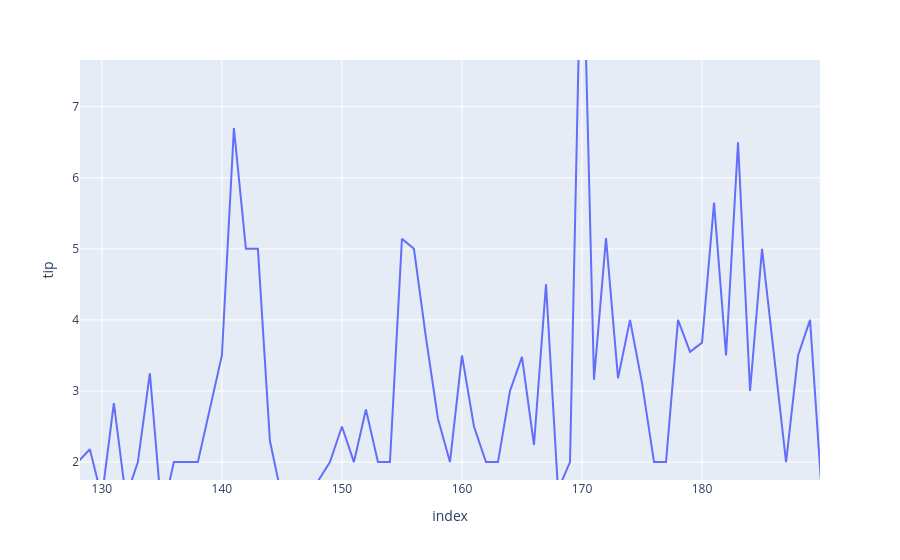

Notebook source saved alongside this figure:
### Code cell
fig = px.line(data,y = 'tip')
fig.show()

### Figure 1 — Plotly figure (JSON) as saved in the notebook; plotly's stock layout.template omitted (floating-point values rounded to 4 significant figures; data arrays with more than 128 entries replaced by an {"elided": "..."} marker saying what was removed)
{"data": [{"hovertemplate": "index=%{x}<br>tip=%{y}<extra></extra>", "legendgroup": "", "line": {"color": "#636efa", "dash": "solid"}, "marker": {"symbol": "circle"}, "mode": "lines", "name": "", "orientation": "v", "showlegend": false, "type": "scatter", "x": {"elided": "244 int values"}, "xaxis": "x", "y": {"elided": "244 float values"}, "yaxis": "y"}], "layout": {"autosize": true, "legend": {"tracegroupgap": 0}, "margin": {"t": 60}, "xaxis": {"anchor": "y", "autorange": false, "domain": [0, 1], "range": [128.2, 189.8], "title": {"text": "index"}, "type": "linear"}, "yaxis": {"anchor": "x", "autorange": false, "domain": [0, 1], "range": [1.748, 7.657], "title": {"text": "tip"}, "type": "linear"}}}
